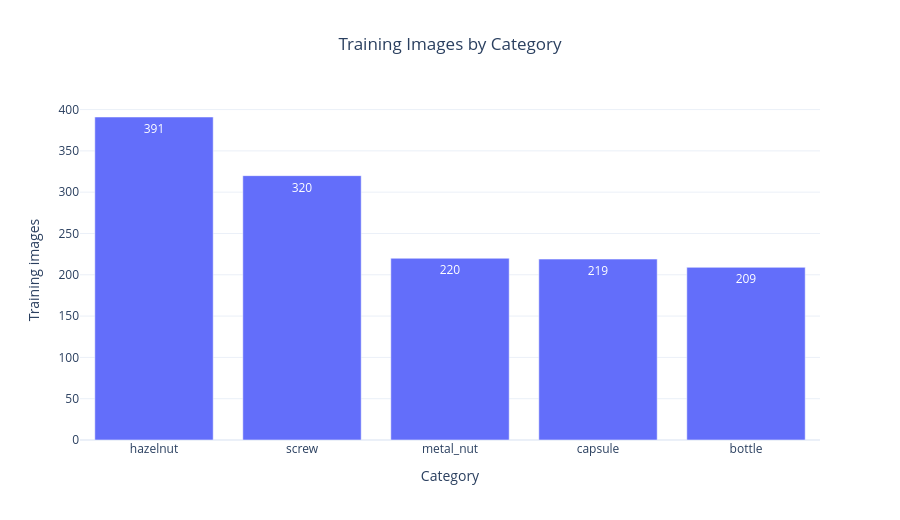

This figure's notebook cell:
### Markdown cell above
## Plotly — Training Images

### Code cell
fig = px.bar(
    summary_df.sort_values(
        "Train Images",
        ascending=False
    ),
    x="Category",
    y="Train Images",
    text_auto=True,
    title="Training Images by Category",
    labels={"Train Images": "Training images"},
    template="plotly_white",
)

fig.update_layout(
    height=520,
    title_x=0.5
)

fig.show()

save_plotly_figure(
    fig,
    "Training Images by Category",
    width=1200,
    height=700
)

### Figure 1 — Plotly figure (JSON) as saved in the notebook; plotly's stock layout.template omitted (floating-point values rounded to 4 significant figures)
{"data": [{"hovertemplate": "Category=%{x}<br>Training images=%{y}<extra></extra>", "legendgroup": "", "marker": {"color": "#636efa", "pattern": {"shape": ""}}, "name": "", "orientation": "v", "showlegend": false, "textposition": "auto", "texttemplate": "%{y}", "type": "bar", "x": ["hazelnut", "screw", "metal_nut", "capsule", "bottle"], "xaxis": "x", "y": [391, 320, 220, 219, 209], "yaxis": "y"}], "layout": {"barmode": "relative", "height": 520, "legend": {"tracegroupgap": 0}, "title": {"text": "Training Images by Category", "x": 0.5}, "xaxis": {"anchor": "y", "domain": [0, 1], "title": {"text": "Category"}}, "yaxis": {"anchor": "x", "domain": [0, 1], "title": {"text": "Training images"}}}}
